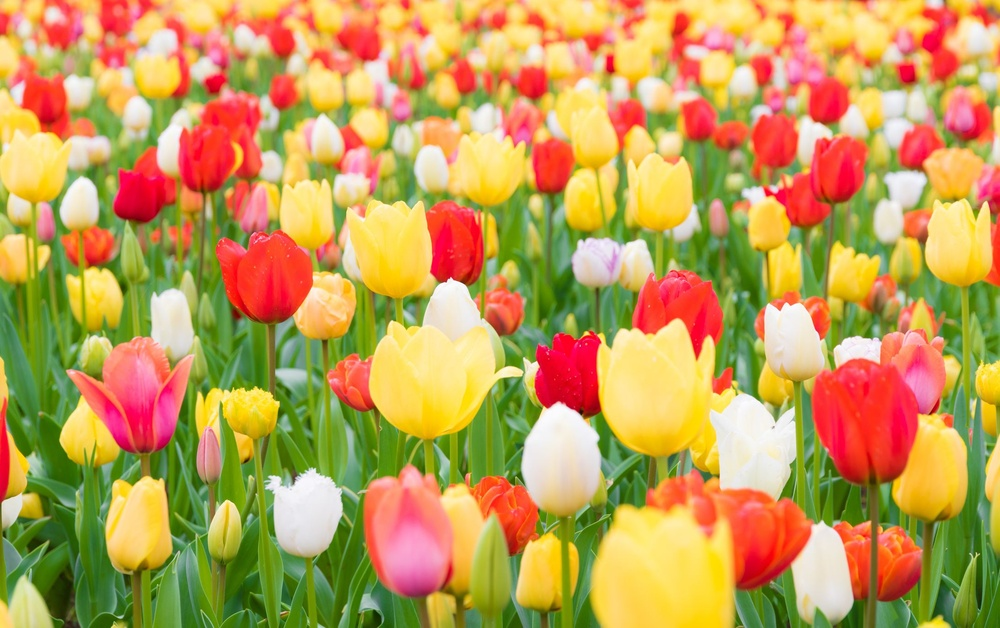
#> input picture labs/lab2/images/flowers.jpg, 1000 x 628 px, shrunk from 2186 x 1372 before the run
$ python lab2.py
#> lines starting #> are read from the running program, lines starting #| are printed output that depends on the picture
"""
Module providing functions for grayscaling images using the Average and NTSC Method.

Michael Massone
5/22/2024
CS5330
Lab2
"""

##################################################################################################
## Libraries
##################################################################################################

import sys
from pathlib import Path
import cv2
import numpy as np
import matplotlib.pyplot as plt

##################################################################################################
# Pathing
##################################################################################################

# set file paths
BASE_DIR = Path.cwd() # get working dir
IMAGE_FILENAME = 'flowers'
FILE_EXT = '.jpg'
IMAGE_PATH = BASE_DIR / 'images' # path to images

print('Current working directory:', BASE_DIR)


##################################################################################################
## Functions
##################################################################################################
def show_image(image_path: Path, color_mode=0, image_name=IMAGE_FILENAME):
    '''
    Description: This function displays an image using openCV.

        https://docs.opencv.org/4.x/d4/da8/group__imgcodecs.html

    Inputs:
            image_path (Path): Path to image.
            color_mode (int): openCV image colormode:
                                                     0 = grayscale (default)
                                                     1 = RGB
                                                    -1 = unchanged for original image
            image_name (str): Name for image in results_dict, default is file name of image.
    Outputs:
            return_dict (dict): Dictionary containing image name and cv2 image object.

                                return_dict =  {'image': img}

    '''

    try:
        # Create openCV image obj
        img = cv2.imread(str(image_path), color_mode)

        # Dheck img create successfully
        if img is None:
            raise FileNotFoundError(f"No image found at {str(image_path)}.")

        # Display image
        if color_mode != 0:
            img = cv2.cvtColor(img, cv2.COLOR_BGR2RGB) # cv2 (BGR) -> matplotlib (RGB)
            plt.imshow(img)
        else:
            plt.imshow(img, cmap='gray')
        plt.title(image_name)
        plt.show()

        result_dict = {image_name: img}
        return result_dict

    except FileNotFoundError as e:
        print(e, file=sys.stderr)
        return None
    except Exception as e:
        print(f"An unexpected error occurred: {e}", file=sys.stderr)
        return None

##################################################################################################
def grayscale_avg_method(results_dict, image_name=IMAGE_FILENAME):
    '''
    Description:
        Convert an image to grayscale using the Average method.

        The grayscale value is calculated using the formula:

        grayscale_value = (r + g + b)/3

        where `r`, `g`, and `b` are the red, green, and blue channel values of a pixel.

    Inputs:
        results_dict (dict): {image_name: img}
        image_name (str): name of image to be converted to grayscale

    Outputs:
        results_dict (dict): {image_name: img} with addition of new grayscale image

    '''
    # Retrieve image value
    img = results_dict[image_name]
    # Apply AVG Method
    img_grayscale_avg_method = np.sum(img, axis=2) / 3
    # Add to dict
    results_dict[image_name + "_grscl_avg"] = img_grayscale_avg_method

    return results_dict

##################################################################################################
def grayscale_nstc_method(results_dict, image_name=IMAGE_FILENAME):
    '''
    Description:
        Convert an image to grayscale using the NTSC method.

        The grayscale value is calculated using the formula:

        grayscale_value = (0.299 * r) + (0.587 * g) + (0.114 * b)

        where `r`, `g`, and `b` are the red, green, and blue channel values of a pixel.

    Inputs:
        results_dict (dict): {image_name: img}
        image_name (str): name of image to be converted to grayscale

    Outputs:
        results_dict (dict): {image_name: img} with addition of new grayscale image

    '''
    # Define weights for NSTC formula
    weights = np.array([0.114, 0.587, 0.299])
    # Retrieve image value
    img = results_dict[image_name]
    # APply NSTC method
    img_weighted_bgr = img * weights.reshape(1, 1, 3)
    img_grayscale_nstc_method = np.sum(img_weighted_bgr, axis=2)

    # Add to dict
    results_dict[image_name + "_grscl_ntsc"] = img_grayscale_nstc_method
    return results_dict


##################################################################################################
## Main
##################################################################################################
def main():

    # Get original image
    results_dict = show_image(IMAGE_PATH / (IMAGE_FILENAME + FILE_EXT), color_mode=1)
#> in show_image, img is the input picture: shape (628, 1000, 3); mean B, G, R 84.7, 156.1, 193
#> results_dict = 1 item

    # Check that image was stored in dict
    if results_dict is not None:
        print("Image displayed successfully.")
    else:
        print("Failed to display the image.")
        return

    # Convert original image to grayscale using avg and nstc methods
    results_dict = grayscale_avg_method(results_dict)
#> in grayscale_avg_method, `img_grayscale_avg_method = np.sum(img, axis=2) / 3`:
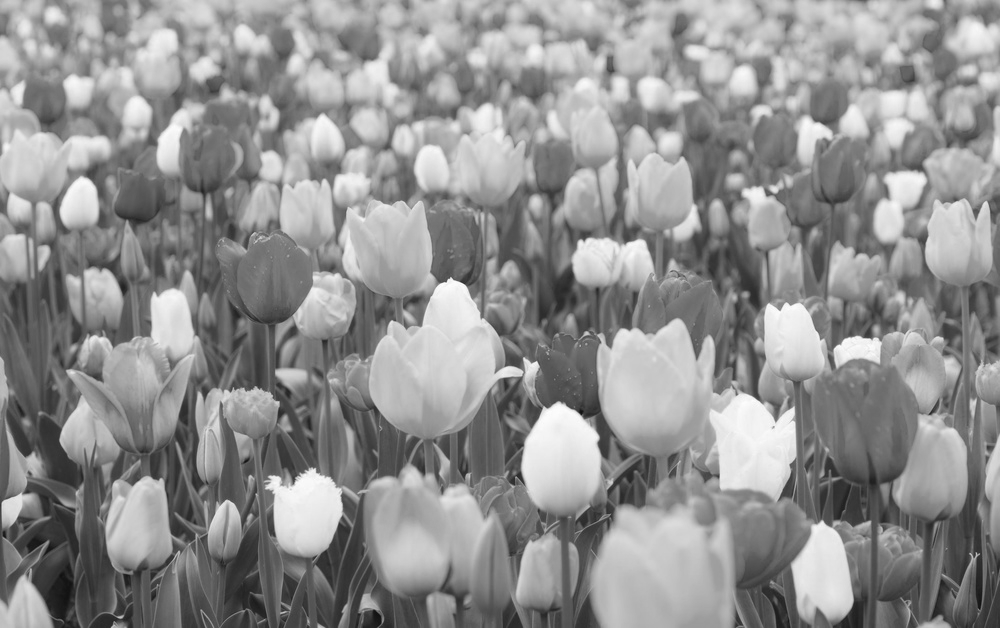
#> img_grayscale_avg_method: shape (628, 1000) float64; min 13.67, max 253.7, mean 144.6
#> results_dict = 2 items
    results_dict = grayscale_nstc_method(results_dict)
#> in grayscale_nstc_method, `img_weighted_bgr = img * weights.reshape(1, 1, 3)`:
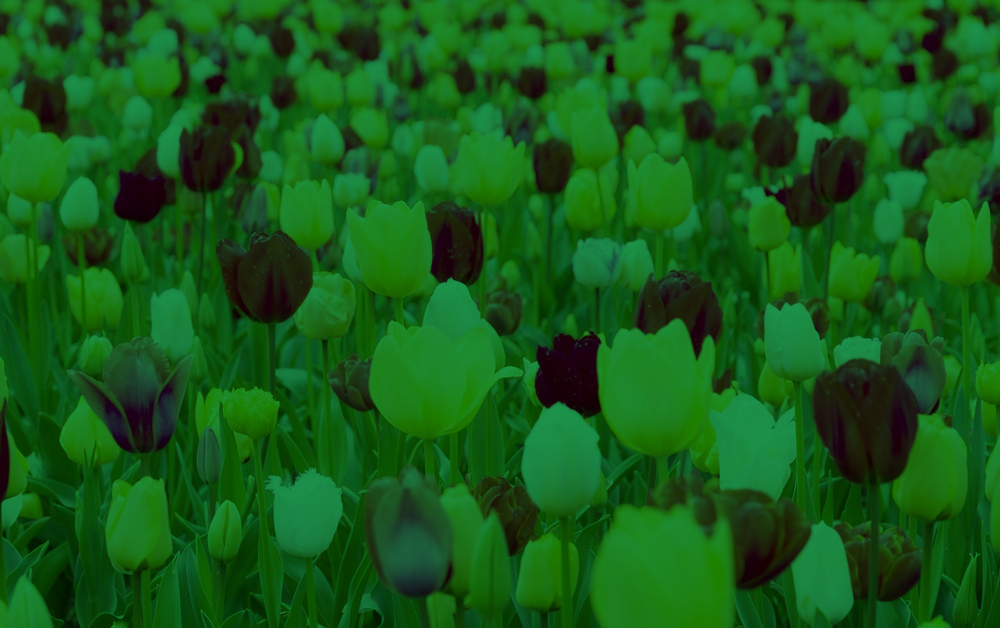
#> img_weighted_bgr: shape (628, 1000, 3) float64; mean R, G, B 22, 91.6, 25.3
#> in grayscale_nstc_method, `img_grayscale_nstc_method = np.sum(img_weighted_bgr, axis=2)`:
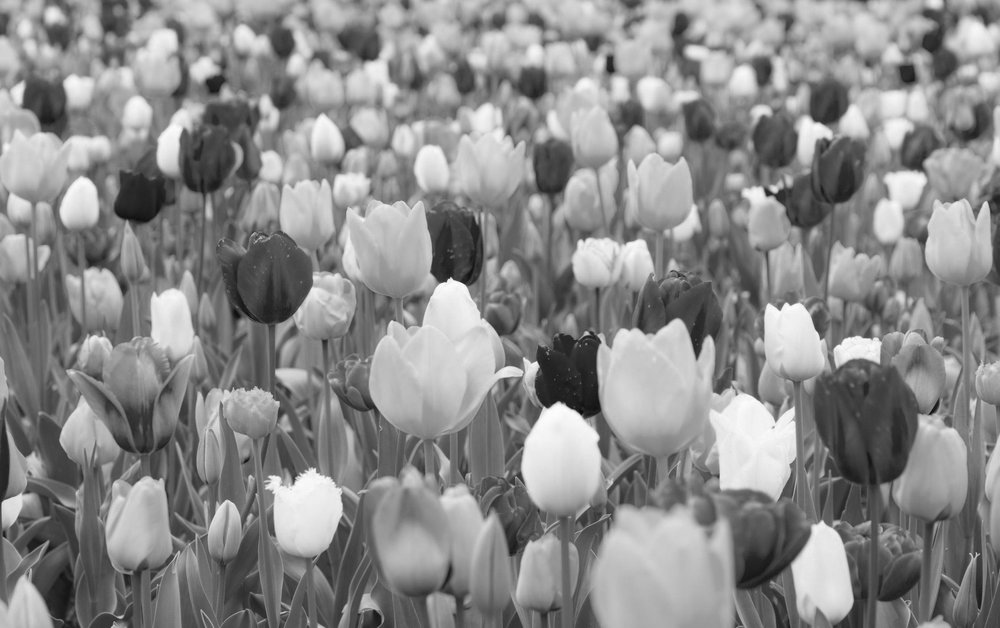
#> img_grayscale_nstc_method: shape (628, 1000) float64; min 8.95, max 253.5, mean 138.9
#> results_dict = 3 items

    # Replace original image with grayscale
    del results_dict[IMAGE_FILENAME]
    img_grscl_native_method = cv2.imread(str(IMAGE_PATH / (IMAGE_FILENAME + FILE_EXT)), cv2.IMREAD_GRAYSCALE)
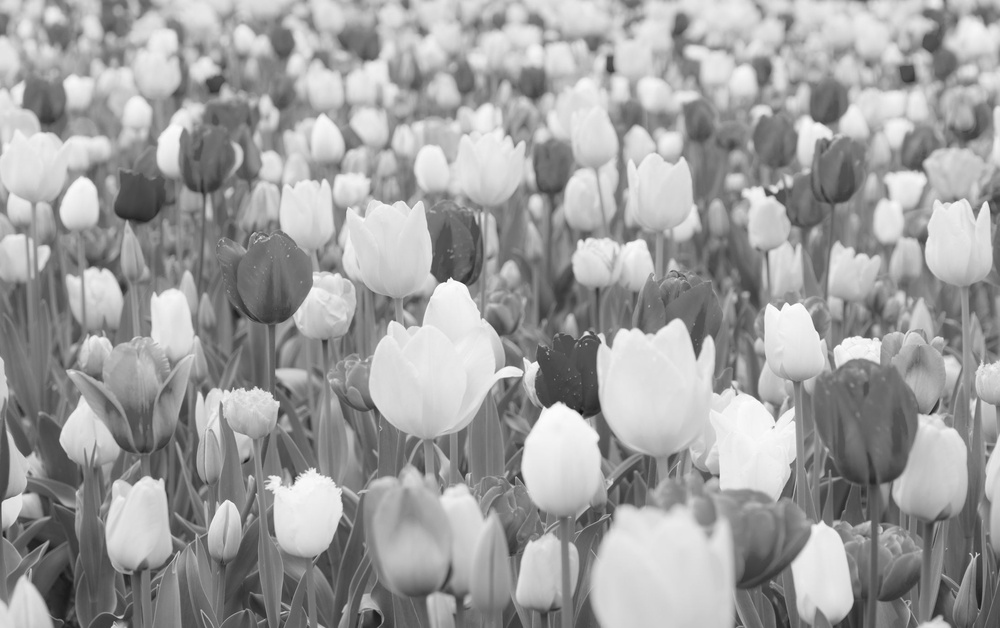
#> img_grscl_native_method: shape (628, 1000); min 17, max 255, mean 159
    results_dict[IMAGE_FILENAME + '_grscl_native'] = img_grscl_native_method

    # Add images to list
    img_list = []
    for name, img in results_dict.items():
        img_list.append((name, img))
#> this loop made 3 passes
#> name on passes 1 to 3: 'flowers_grscl_avg', 'flowers_grscl_ntsc', 'flowers_grscl_native'
#> after the loop, img_list = 3 items

    # Display images
    plt.figure(figsize=(15, 5))

    # Original Image in CV2 grayscale
    plt.subplot(1, 3, 1)
    plt.imshow(img_list[0][1], cmap='gray')
    plt.title(img_list[0][0])
    plt.colorbar()

    # Image using AVG Method
    plt.subplot(1, 3, 2)
    plt.imshow(img_list[1][1], cmap='gray')
    plt.title(img_list[1][0])
    plt.colorbar()

    # Image using NSTC Method
    plt.subplot(1, 3, 3)
    plt.imshow(img_list[2][1], cmap='gray')
    plt.title(img_list[2][0])
    plt.colorbar()

    # Figure attributes
    plt.tight_layout()
    plt.savefig(IMAGE_PATH / 'grayscale_comparison.png')
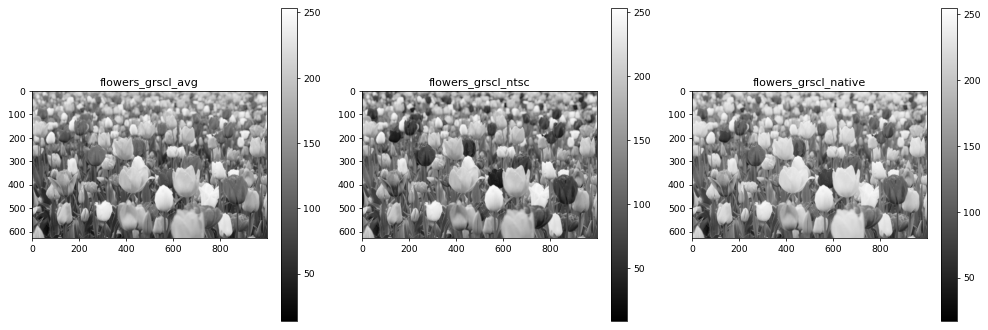
#> figure drawn by matplotlib, 6 panels
    plt.show()

##################################################################################################
## END
##################################################################################################

if __name__ == '__main__':
    main()
